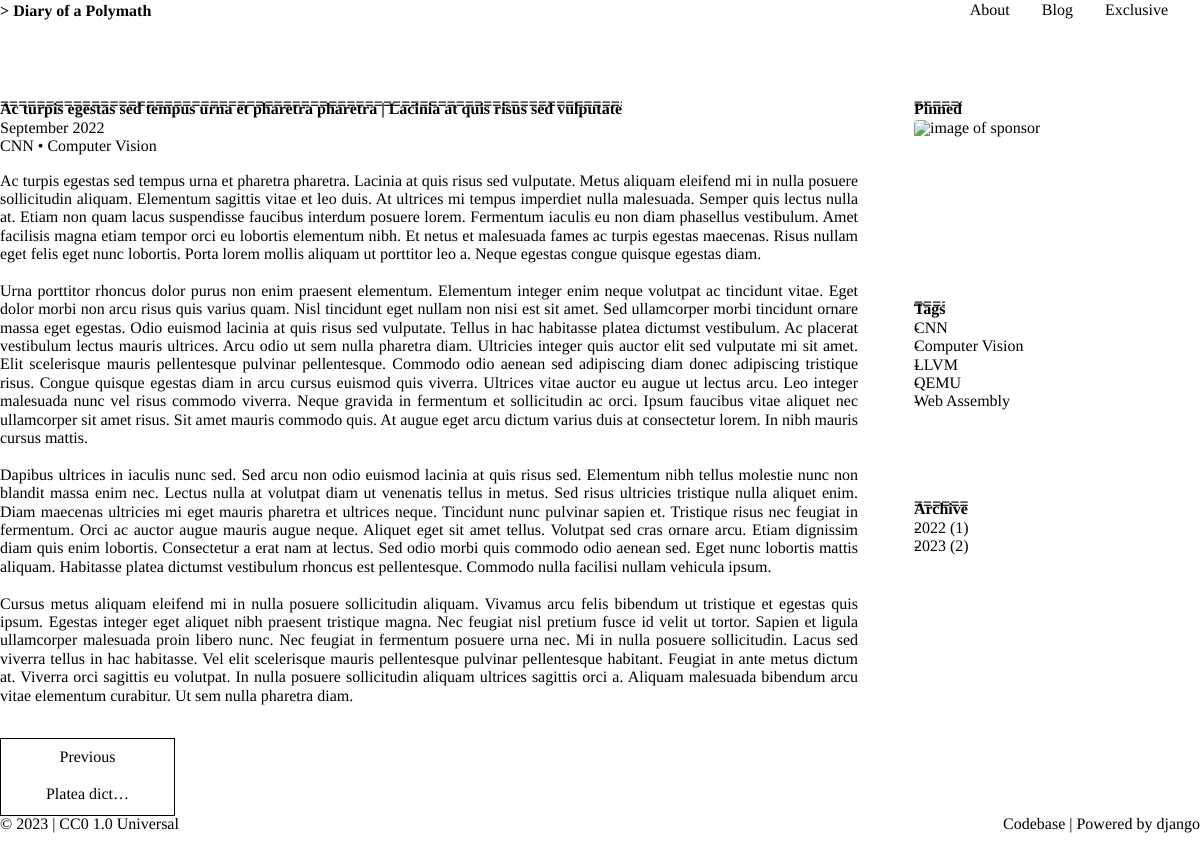
Screenshot of /blog/Ac-turpis-egestas/ with the database file from the repository.
### blog/models.py (models this page shows, shortened)
class Post(models.Model):
    class Meta:
        ordering = ["-published_on"]
    author = models.ForeignKey(Author, on_delete=models.PROTECT)
    tags = models.ManyToManyField(Tag, blank=True)
    title = models.CharField(max_length=255, unique=True)
    subtitle = models.CharField(max_length=255, blank=True)
    meta_description = models.CharField(max_length=150, blank=True)
    slug = models.SlugField(max_length=255, unique=True)
    created_on = models.DateTimeField(auto_now_add=True)
    modified_on = models.DateTimeField(auto_now=True)
    published_on = models.DateTimeField(blank=True, null=True)
    published = models.BooleanField(default=False)
    abstract = models.TextField()
    body = models.TextField()

class Tag(models.Model):
    class Meta:
        ordering = ["name"]
    name = models.CharField(max_length=50, unique=True)

### blog/views.py (the view)
# urls.py: path("<slug:slug>/", views.post, name="post"),
def post(request, slug):
    posts = Post.objects.all()
    matched_post = posts.get(slug=slug)
    archives = Counter()
    for post in posts:
        archives[post.published_on.year] += 1
    payload = dict(
        post=matched_post,
        archives=sorted(archives.items(), key=itemgetter(0)),
        tags=Tag.objects.all(),
        prev=posts[max((*posts,).index(matched_post), 1) - 1],
        next=posts[min((*posts,).index(matched_post) + 1, len(posts) - 1)],
    )
    return render(request, "blog/post.html", payload)

### blog/templates/blog/post.html (shortened to what this page needs)
{% extends "base/base.html" %}
{% block content %}
  <div>
    <h1>
      <span>{{ post.title }}</span>
      <span style="color: var(--secondary-color);"> | </span>
      <span style="color: var(--secondary-color);">{{ post.subtitle }}</span> </h1>
    <p style="color: var(--secondary-color);">{{ post.published_on|date:"F Y" }}</p>
    {% for tag in post.tags.all %}
      <a href="{% url 'blog:tag' tag.name|slugify %}">{{ tag.name }}</a>
      {% if not forloop.last %} • {% endif %}
    {% endfor %}
    <div style="margin-top: 1em; text-align: justify;">{{post.body}}</div>
    <div style="display:flex; flex-wrap: wrap; margin-top: 2em;">
      <span>
        {% if post.title != prev.title %}
          <a class="no-hover-bg btn btn-default btn-ghost" style="text-align: center; width: 175px;" href="{% url 'blog:post' prev.slug %}">
            Previous
            </br><br/>
            {{prev.title|truncatechars:12}}
          </a>
        {% endif %}
      </span>
      <span style="flex: 1; padding: 1em 0;"></span>
    </div>
  </div>
{% endblock %}

### base/templates/base/base.html (shortened to what this page needs)
{% load static %}
{% with base_route_var=request.resolver_match.route %}
<!DOCTYPE html>
<html lang="en">
  <head>
    <link rel="stylesheet" href="{% static 'base/css/normalize.css' %}" />
    <link rel="stylesheet" href="{% static 'base/css/theme.css' %}" />
    <link rel="stylesheet" href="{% static 'base/css/terminal.css' %}" />
  </head>
  <body class="terminal container container-fluid">
    <section>
      <div class="terminal-nav">
        <div class="terminal-logo">
          <div class="logo terminal-prompt"><a href="{% url 'about:index' %}" class="no-style">Diary of a Polymath</a></div>
        </div>
        <nav class="terminal-menu">
          <ul>
            <li><a class="{% if 'about/' in base_route_var %} active {% endif %}" href="{% url 'about:index' %}">About</a></li>
            <li><a class="{% if 'blog/' in base_route_var %} active {% endif %}" href="{% url 'blog:index' %}">Blog</a></li>
            <li><a class="{% if 'exclusive/' in base_route_var %} active {% endif %}" href="{% url 'exclusive:index' %}">Exclusive</a></li>
          </ul>
        </nav>
      </div>
    </section>
    <section class="components-grid {% if 'blog/' in base_route_var %} show-aside {% endif %}" style="margin-top: 5em;">
      <main>
        {% autoescape off %}
        {% block content %}{% endblock %}
        {% endautoescape %}
      </main>
      <aside>
        <div>
          <h1>Pinned</h1>
          <img style="border-radius: 0.25em;" width="205px" height="auto" alt="image of sponsor" src="">
        </div>
        <div>
          <h1>Tags</h1>
          <ul>
            {% for tag in tags %}
              <li><a href="{% url 'blog:tag' tag.name|slugify %}">{{ tag.name }}</a></li>
            {% endfor%}
          </ul>
        </div>
        <div>
          <h1>Archive</h1>
          <ul>
            {% for archive in archives %}
              <li><a href="{% url 'blog:archive' archive.0 %}">{{ archive.0 }} ({{ archive.1 }})</a></li>
            {% endfor%}
          </ul>
        </div>
      </aside>
    </section>
    <section>
      <div style="display:flex; flex-wrap: wrap;">
        <span>
          © {% now "Y" %} |
          <a href="https://creativecommons.org/publicdomain/zero/1.0/" target="_blank" rel="noopener noreferrer"> CC0 1.0 Universal</a>
        </span>
        <span style="flex: 1; padding: 1em 0;"></span>
        <span>
          <a href="https://github.com/nanacnote/diaryofapolymath" target="_blank" rel="noopener noreferrer">Codebase</a> |
          Powered by <a href="https://www.djangoproject.com/" target="_blank" rel="noopener noreferrer">django</a>
        </span>
      </div>
    </section>
  </body>
</html>
{% endwith %}

### base/static/base/css/terminal.css (style rules this page uses)
* { box-sizing: border-box; text-rendering: geometricPrecision; }
body { position: relative; font-size: var(--global-font-size); color: var(--font-color); line-height: var(--global-line-height); margin: 0; font-family: var(--font-stack); word-wrap: break-word; background-color: var(--background-color); }
.logo, h1, h2, h3, h4, h5, h6 { line-height: var(--global-line-height); }
a { cursor: pointer; color: var(--primary-color); text-decoration: none; }
.logo, blockquote, code, footer, h1, h2, h3, h4, h5, h6, header, li, ol, p, section, ul { float: none; margin: 0; padding: 0; }
.logo, blockquote, h1, ol, p, ul { margin-top: calc(var(--global-space) * 2); margin-bottom: calc(var(--global-space) * 2); }
.logo, h1 { position: relative; display: inline-block; display: table-cell; padding: calc(var(--global-space) * 2) 0 calc(var(--global-space) * 2); margin: 0; overflow: hidden; font-weight: 600; }
h1::after { content: "===================================================================================================="; position: absolute; bottom: 5px; left: 0; display: var(--display-h1-decoration); }
.logo + *, h1 + * { margin-top: 0; }
.terminal .logo, .terminal blockquote, .terminal code, .terminal h1, .terminal h2, .terminal h3, .terminal h4, .terminal h5, .terminal h6, .terminal strong { font-size: var(--global-font-size); font-style: normal; font-family: var(--font-stack); color: var(--font-color); }
.terminal-prompt { position: relative; white-space: nowrap; }
.terminal-prompt::before { content: "> "; }
.terminal-prompt::after { content: ""; -webkit-animation: cursor 0.8s infinite; animation: cursor 0.8s infinite; background: var(--primary-color); border-radius: 0; display: inline-block; height: 1em; margin-left: 0.2em; width: 3px; bottom: -2px; position: relative; }
li, li > ul > li { position: relative; display: block; padding-left: calc(var(--global-space) * 2); }
nav > ul > li { padding-left: 0; }
li::after { position: absolute; top: 0; left: 0; }
ul > li::after { content: "-"; }
nav ul > li::after { content: ""; }
.terminal-menu li::after, .terminal-menu li::before { display: none; }
.terminal-menu { width: 100%; }
.terminal-nav { display: flex; flex-direction: column; align-items: flex-start; }
.terminal-menu ul { list-style-type: none; padding: 0 !important; display: flex; flex-direction: column; width: 100%; flex-grow: 1; font-size: var(--global-font-size); margin-top: 0; }
.terminal-menu li { display: flex; margin: 0 0 0.5em 0; padding: 0; }
.terminal-menu li a:not(.btn) { text-decoration: none; display: block; width: 100%; border: none; color: var(--secondary-color); }
.terminal-menu li a.active { color: var(--font-color); }
p { margin: 0 0 var(--global-line-height); color: var(--global-font-color); }
.container { max-width: var(--page-width); }
.container, .container-fluid { margin: 0 auto; padding: 0 calc(var(--global-space) * 2); }
.btn { border-style: solid; border-width: 1px; display: inline-flex; align-items: center; justify-content: center; cursor: pointer; outline: 0; padding: 0.65em 2em; font-size: 1em; font-family: inherit; -webkit-user-select: none; -moz-user-select: none; -ms-user-select: none; user-select: none; position: relative; z-index: 1; }
.btn.btn-ghost { border-color: var(--font-color); color: var(--font-color); background-color: transparent; }
.btn-default { background-color: var(--font-color); border-color: var(--invert-font-color); color: var(--invert-font-color); }
@media only screen and (min-width: 30em) { .terminal-nav { flex-direction: row; align-items: center; } }
@media only screen and (min-width: 30em) { .terminal-menu ul { flex-direction: row; justify-items: flex-end; align-items: center; justify-content: flex-end; margin-top: calc(var(--global-space) * 2); } }
@media only screen and (min-width: 30em) { .terminal-menu li { margin: 0; margin-right: 2em; } }
.components-grid { display: grid; grid-column-gap: 3.5em; grid-template-columns: auto; grid-template-rows: auto; }
@media only screen and (min-width: 40em) { .components-grid.show-aside { grid-template-columns: 9fr 3fr; } }
.components-grid aside { display: none; }
.components-grid.show-aside aside { display: flex; flex-wrap: wrap; flex-direction: column; }
.components-grid.show-aside aside div { min-height: 10em; }
.components-grid.show-aside aside div:nth-child(n + 2) { margin-top: 2.5em; }

### rows the page displays
Post: title "Ac turpis egestas sed tempus urna et pharetra pharetra", subtitle "Lacinia at quis risus sed vulputate", published_on "September 2022", body "Ac turpis egestas sed tempus urna et pharetra pharetra. Lacinia at quis risus sed vulputate. Metus aliquam eleifend mi in nulla posuere sollicitudin aliquam. Elementum sagittis vitae et leo duis. At ultrices mi tempus imperdiet nulla malesuada. Semper quis lectus nulla at. Etiam non quam lacus suspendisse faucibus interdum posuere lorem. Fermentum iaculis eu non diam phasellus vestibulum. Amet facilisis magna etiam tempor orci eu lobortis elementum nibh. Et netus et malesuada fames ac turpis egestas maecenas. Risus nullam eget felis eget nunc lobortis. Porta lorem mollis aliquam ut porttitor leo a. Neque egestas congue quisque egestas diam. Urna porttitor rhoncus dolor purus non enim…"
Tag: name "CNN"
Tag: name "Computer Vision"
Post: title "Platea dict…"
Tag: name "LLVM"
Tag: name "QEMU"
Tag: name "Web Assembly"

### other values shown
{{ archive.0 }} "2022" "2023"
{{ archive.1 }} "1" "2"
